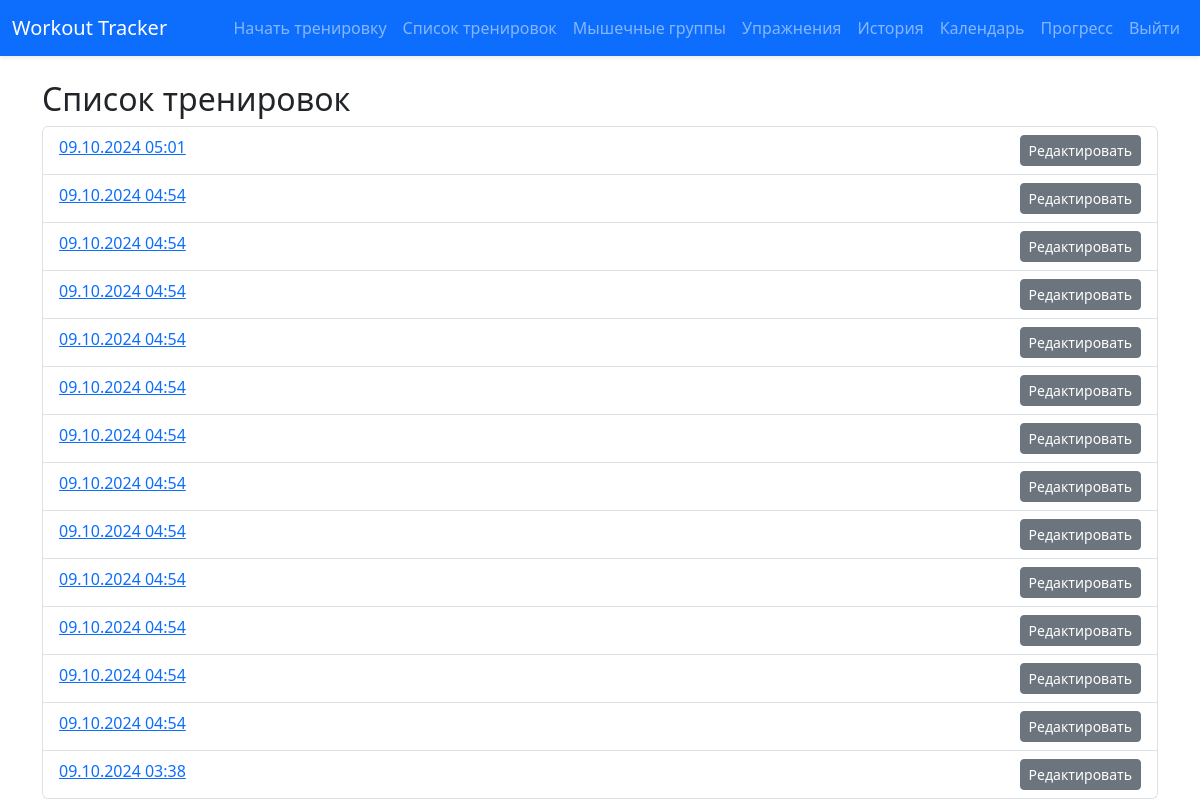
The app's page /workout_list/ (signed in), older data.
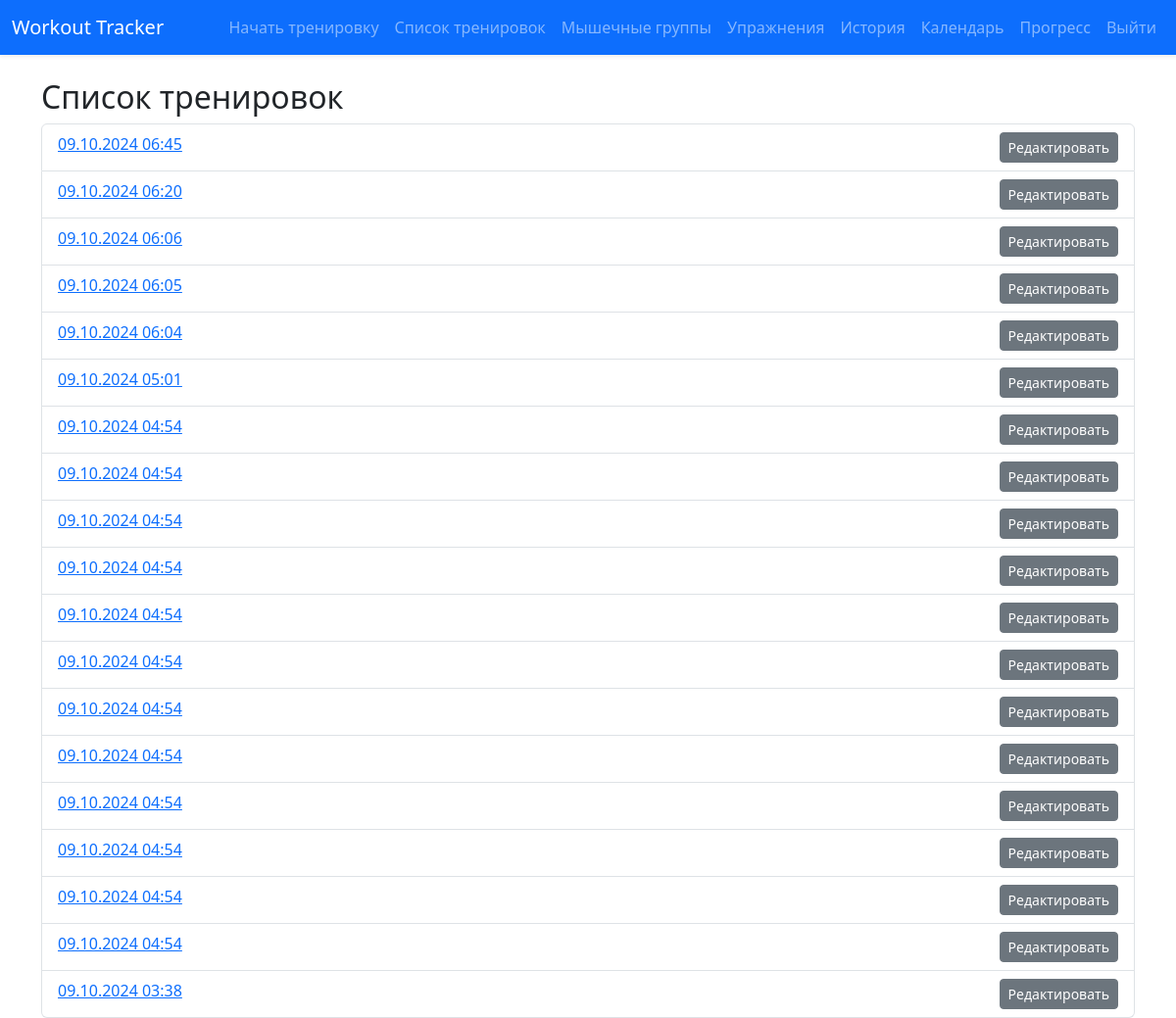
The same page, newer data.
### tracker/models.py (models this page shows, shortened)
class Workout(models.Model):
    user = models.ForeignKey(User, on_delete=models.CASCADE)
    start_time = models.DateTimeField(auto_now_add=True)
    duration = models.DurationField(null=True, blank=True)

### tracker/views.py (the view)
# urls.py: path('workout_list/', views.workout_list, name='workout_list'),
@login_required
def workout_list(request):
    workouts = Workout.objects.filter(user=request.user).order_by('-start_time')
    return render(request, 'tracker/workout_list.html', {'workouts': workouts})

### tracker/templates/tracker/workout_list.html
{% extends 'tracker/base.html' %}
{% block content %}
    <h2>Список тренировок</h2>
    <ul class="list-group">
        {% for workout in workouts %}
            <li class="list-group-item">
                <a href="{% url 'workout_detail' workout.id %}">{{ workout.start_time|date:"d.m.Y H:i" }}</a>
                <a href="{% url 'edit_workout' workout.id %}"
                   class="btn btn-sm btn-secondary float-right">Редактировать</a>
            </li>
        {% endfor %}
    </ul>
{% endblock %}

Row changes from the older to the newer data that the page shows:
added Workout: start_time "09.10.2024 06:45"
added Workout: start_time "09.10.2024 06:20"
added Workout: start_time "09.10.2024 06:06"
added Workout: start_time "09.10.2024 06:05"
added Workout: start_time "09.10.2024 06:04"
